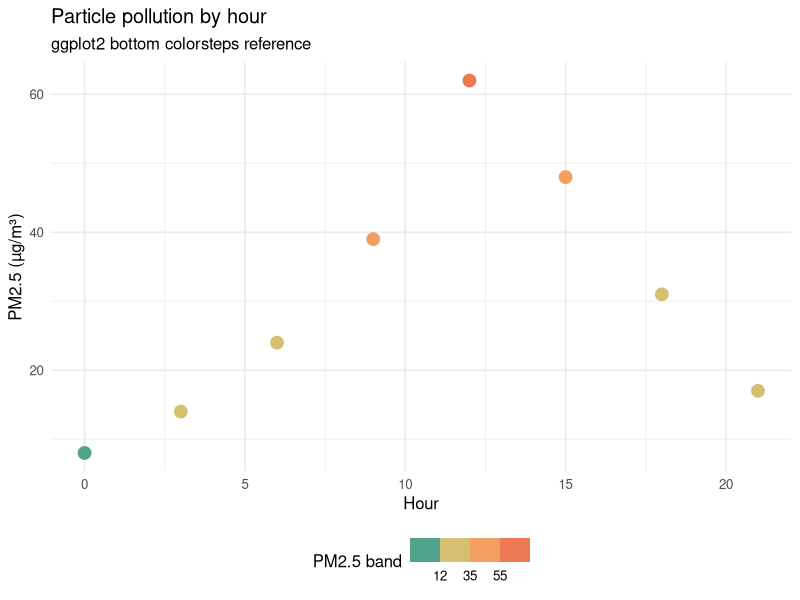

This figure's R source:
library(ggplot2)

rows <- data.frame(
  hour = c(0, 3, 6, 9, 12, 15, 18, 21),
  pm25 = c(8, 14, 24, 39, 62, 48, 31, 17)
)

plot <- ggplot(rows, aes(hour, pm25, colour = pm25)) +
  geom_point(size = 4) +
  scale_colour_stepsn(
    breaks = c(0, 12, 35, 55, 100),
    colours = c("#2a9d8f", "#e9c46a", "#f4a261", "#e76f51")
  ) +
  guides(colour = guide_coloursteps(direction = "horizontal")) +
  labs(
    title = "Particle pollution by hour",
    subtitle = "ggplot2 bottom colorsteps reference",
    x = "Hour",
    y = "PM2.5 (µg/m³)",
    colour = "PM2.5 band"
  ) +
  theme_minimal(base_size = 12) +
  theme(legend.position = "bottom")

ggsave(
  "artifacts/scale-equivalence/pr7-responsive-guides/ggplot2-reference.png",
  plot,
  width = 10,
  height = 7,
  dpi = 144,
  bg = "white"
)
